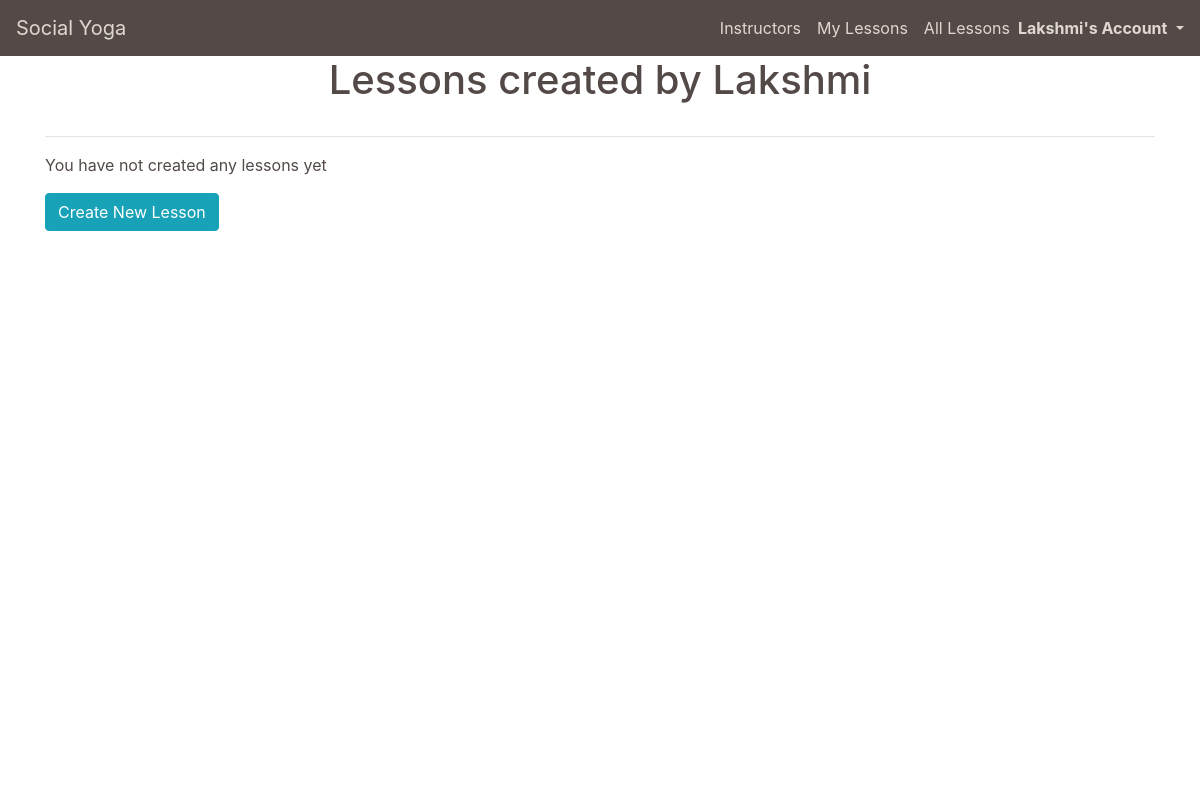
The page /lessons/instructor_created_lessons/ (signed in) on the database as committed earlier.
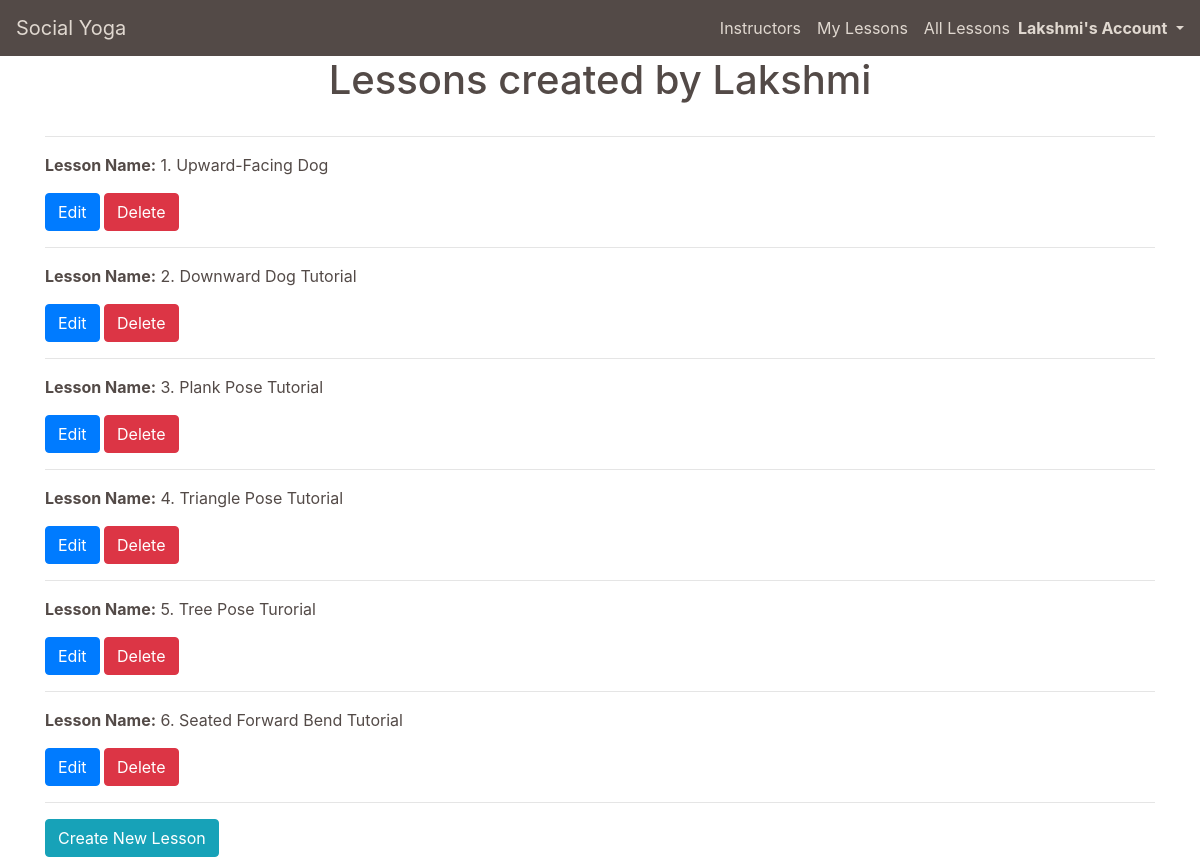
The same page on the database as committed later.
### lessons/models.py (models this page shows, shortened)
class Lesson(models.Model):
    lesson_id = models.CharField(max_length=32, null=False, editable=False)
    instructor_profile = models.ForeignKey(UserProfile, on_delete=models.SET_NULL,
                                        null=True, blank=True, related_name='lessons')
    lesson_name = models.CharField(max_length=32, null=False, editable=True)
    card_description = models.TextField(max_length=254)
    description = models.TextField(max_length=512)
    image = ResizedImageField(size=[600, 600], quality=75, crop=['middle', 'center'], force_format='JPEG', null=True, blank=True, upload_to='lesson_images/')
    rating = models.DecimalField(max_digits=5, decimal_places=0, null=True, blank=True)
    yoga_style = models.CharField(max_length=50, default='Yoga', null=False, blank=False)
    video_url = models.URLField(max_length=1024, null=True, blank=True)
    time = models.IntegerField(blank=True, null=True)

### lessons/views.py (the view)
# urls.py: path('instructor_created_lessons/', views.instructor_created_lessons, name='instructor_created_lessons'),
def instructor_created_lessons(request):
    profile = get_object_or_404(UserProfile, user=request.user)
    template = 'lessons/instructor_created_lessons.html'
    instructor_created_lessons = Lesson.objects.filter(instructor_profile=profile)
    context = {
        'profile': profile,
        'instructor_created_lessons': instructor_created_lessons,
    }
    return render(request, template, context)

### profiles/models.py (called while the page is built)
    def __str__(self):
        return self.user.username

### lessons/templates/lessons/instructor_created_lessons.html
{% extends "base.html" %}
{% load static %}
{% block page_header %}
    <div class="container header-container">
        <div class="row">
            <div class="col">
                <h1 class="text-center mb-3">Lessons created by {{ profile }}</h1>
            </div>
        </div>
    </div>
{% endblock %}
{% block content %}
    <div class="overlay"></div>
    <div class="container page-contents">
        <div class="row">
            <div class="col-12">
                <hr>
                {% if instructor_created_lessons %}
                    {% for lesson in instructor_created_lessons %}
                        <p><strong>Lesson Name:</strong> {{ lesson.lesson_name }}</p>
                        <span>
                            <a class="btn btn-primary" href="{% url 'edit_lesson' lesson.lesson_id %}" role="button">Edit</a>
                            <a class="btn btn-danger" href="{% url 'delete_instructor_created_lesson' lesson.lesson_id %}" role="button">Delete</a>
                        </span>
                        <hr>
                    {% endfor %}
                {% else %}
                    <p>You have not created any lessons yet</p>
                {% endif %}
                <a class="btn btn-info" href="{% url 'create_lesson' %}" role="button">Create New Lesson</a>
            </div>
        </div>
    </div>
{% endblock %}

Rows that differ between the two databases and show on the page:
added Lesson: lesson_name "1. Upward-Facing Dog"
added Lesson: lesson_name "2. Downward Dog Tutorial"
added Lesson: lesson_name "3. Plank Pose Tutorial"
added Lesson: lesson_name "4. Triangle Pose Tutorial"
added Lesson: lesson_name "5. Tree Pose Turorial"
added Lesson: lesson_name "6. Seated Forward Bend Tutorial"
Other text that changed with them:
text no longer shown: "You have not created any lessons yet"
